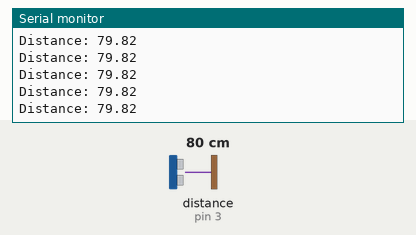
Simulated run of this sketch. Board: Arduino Uno, built with avr-gcc and run on an emulated ATmega328P. Shown: the last lines printed to the serial monitor. Wiring (inferred from the names in the program): ultrasonic range finder: trigger pin 2; echo pin 3. The test bench sets the inputs (shaded band); at power-on: distance to the obstacle (sensor on pin 3) 80 cm. The echo pulse lasts 58.3 µs per cm.

Above: at 1.2 s.
1.3 s: distance to the obstacle (sensor on pin 3) set to 2 cm
At 1.9 s:
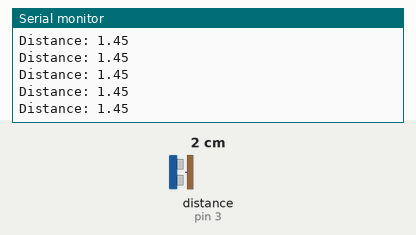
4.3 s: distance to the obstacle (sensor on pin 3) set to 120 cm
At 4.9 s:
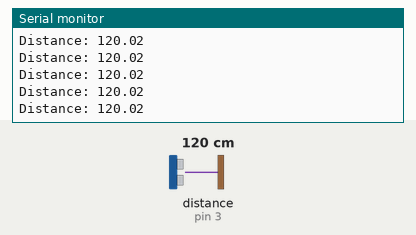
7.3 s: distance to the obstacle (sensor on pin 3) set to 18 cm
At 8.1 s:
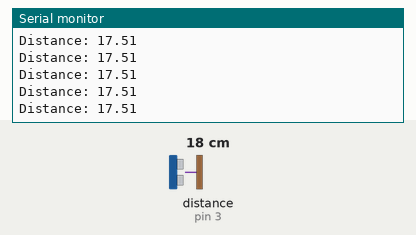
Timing chart, 0 to 10.3 s (numbered marks = the images above; inputs shaded):
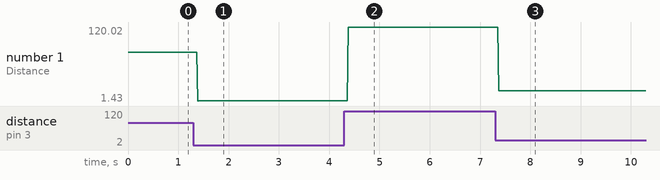

The sketch:

ultrasonic.ino
```cpp
/**
 * The digital pin that receives input from the ultrasonic sensor.
*/
const int trigPin = 2;
/**
 * The digital pin that sends output to the ultrasonic sensor.
*/
const int echoPin = 3;
void setup() {
pinMode(echoPin, INPUT);  // Register echoPin for receiving input
pinMode(trigPin, OUTPUT);  // Register trigPin for sending output
  Serial.begin(9600);  // Begin serial communication to receive data from the ultrasonic sensor
}
void loop() {
// Send a short low pulse to ensure a clean high one.
digitalWrite(trigPin, LOW);
delayMicroseconds(2);
// Send a ten-second high pulse.
digitalWrite(trigPin, HIGH);
delayMicroseconds(10);
digitalWrite(trigPin, LOW);
// Store the high pulse's duration.
const long duration = pulseIn(echoPin, HIGH);
// Calculate and print the distance to the target.
const double distance = microsecondsToDistance(duration);
  Serial.print("Distance: ");
  Serial.println(distance);
}
/**
 * @param microseconds a number of microseconds
 * @return the conversion of the provided microseconds into a distance
*/
const double microsecondsToDistance(const long microseconds) {
// Initialize m and b to their respective values in the formula, y = mx + b.
// y = distance, x = time (in microseconds).
const double m = 0.01723722479;
const double b = -0.2604487142;
return m * microseconds + b;
}
```

Measured:
- after the input at 1.3 s, the serial monitor: prints a new line after 0.08 s (image 1)
- after the input at 4.3 s, the serial monitor: prints a new line after 0.08 s (image 2)
- after the input at 7.3 s, the serial monitor: prints a new line after 0.07 s (image 3)
- plotted number 1: 79.82 → 1.45 after the input at 1.3 s, 1.45 → 120.02 after the input at 4.3 s, 120.02 → 17.51 after the input at 7.3 s
